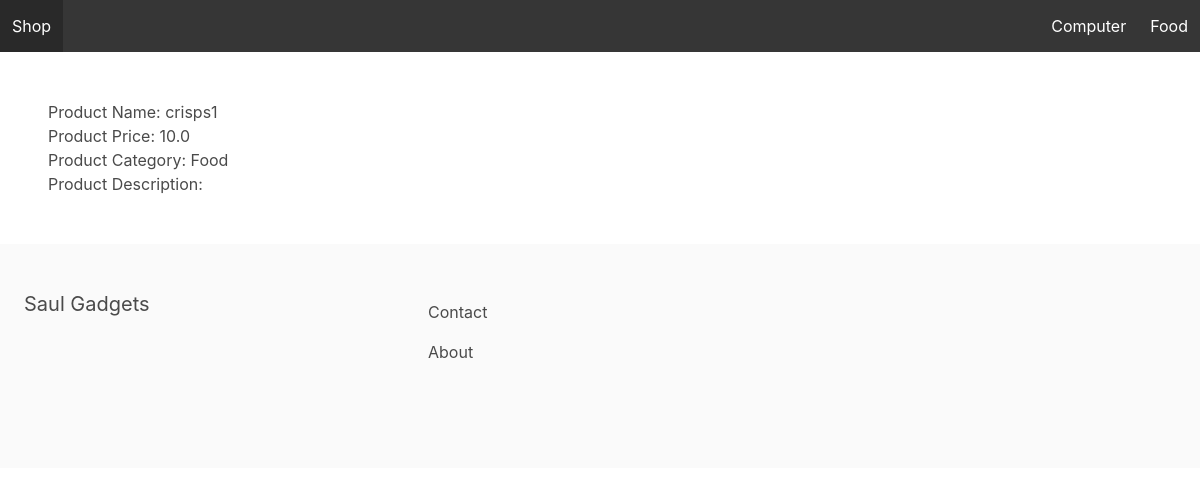
The app's page /food/crisps1/, older data.
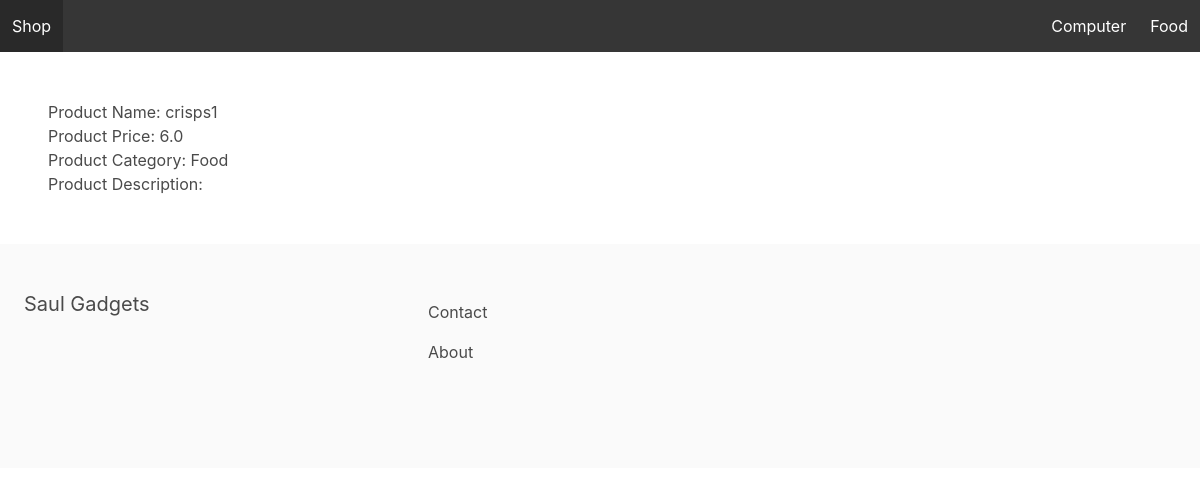
The same page, newer data.
### apps/store/models.py (models this page shows, shortened)
class Product(models.Model):
      category = models.ForeignKey(Category, related_name='products', on_delete=models.CASCADE)
      title = models.CharField(max_length=255)
      slug = models.SlugField(max_length=255)
      description = models.TextField(blank=True, null=True)
      price = models.FloatField()
      id = models.AutoField(primary_key=True)

class Category(models.Model):
    title = models.CharField(max_length=255)
    slug = models.SlugField(max_length=255)
    ordering = models.IntegerField(default=0)
    class Meta:
        verbose_name_plural = 'Categories'
        ordering = ('ordering',)
    def __str__(self):
        return self.title

### apps/store/views.py (the view)
# urls.py: path('<slug:category_slug>/<slug:slug>/', product_detail, name='product_detail'),
def product_detail(request, category_slug, slug):
    product = get_object_or_404(Product, slug=slug)
    context = {
        'product':product
    }
    return render(request, 'product_detail.html', context)

### apps/store/context_processor.py (called while the page is built)
def menu_categories(request):
    categories = Category.objects.all()
    return {'menu_categories': categories}

### apps/store/templates/product_detail.html
{% extends 'base.html'%}
{% block content %}
<h1>Product Name: {{ product.title }}</h1>
<h1>Product Price: {{ product.price }}</h1>
<h1>Product Category: {{ product.category }}</h1>
<h1>Product Description: {{ product.description }}</h1>
{% endblock %}

Row changes from the older to the newer data that the page shows:
changed Product "crisps1": price "10.0" → "6.0"
